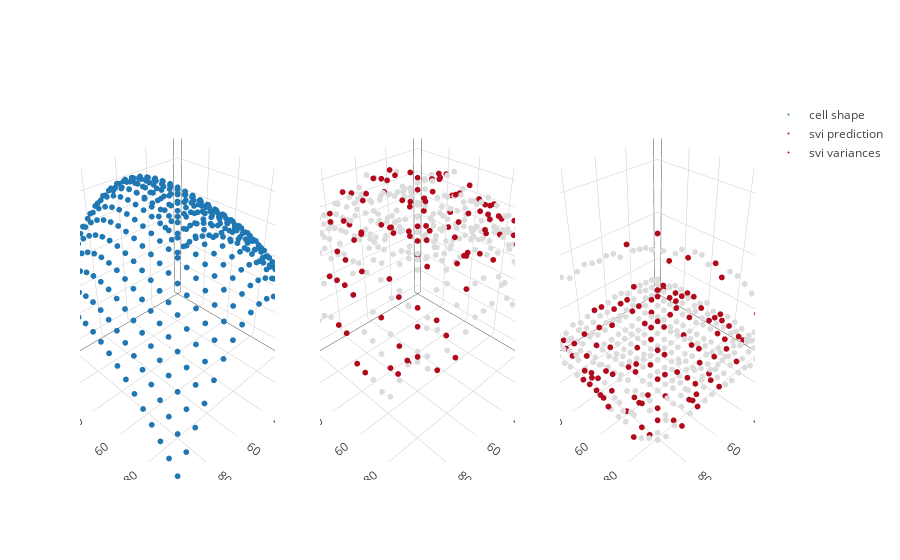

Notebook code cell kept with this figure:
### Markdown cell above
From the SVI inference, we get an estimate of $s$, as well as the posterior variance. We could then use this posterior variance to select the next set of points to stimulate.

### Code cell
trace_svipred = go.Scatter3d(x = X[:,0], y = X[:,1], z=inf_svi.q_mu, mode = 'markers', marker=dict(size = 2, color = color), name = "svi prediction")
trace_svivar = go.Scatter3d(x = X[:,0], y = X[:,1], z=np.exp(inf_svi.q_S), mode = 'markers', marker=dict(size = 2, color = color), name = "svi variances")
fig = tools.make_subplots(rows=1, cols=3, specs=[[{'is_3d': True}, {'is_3d': True}, {'is_3d': True}]])
fig.append_trace(trace_func, 1, 1)
fig.append_trace(trace_svipred, 1, 2)
fig.append_trace(trace_svivar, 1, 3)
iplot(fig)

### Figure 1 — Plotly figure (JSON) as saved in the notebook; plotly's stock layout.template omitted (floating-point values rounded to 4 significant figures; data arrays with more than 128 entries replaced by an {"elided": "..."} marker saying what was removed)
{"data": [{"marker": {"size": 2}, "mode": "markers", "name": "cell shape", "scene": "scene1", "type": "scatter3d", "x": {"elided": "400 int values"}, "y": {"elided": "400 int values"}, "z": {"elided": "400 float values"}}, {"marker": {"color": {"elided": "400 int values"}, "size": 2}, "mode": "markers", "name": "svi prediction", "scene": "scene2", "type": "scatter3d", "x": {"elided": "400 int values"}, "y": {"elided": "400 int values"}, "z": {"elided": "400 float values"}}, {"marker": {"color": {"elided": "400 int values"}, "size": 2}, "mode": "markers", "name": "svi variances", "scene": "scene3", "type": "scatter3d", "x": {"elided": "400 int values"}, "y": {"elided": "400 int values"}, "z": {"elided": "400 float values"}}], "layout": {"scene1": {"domain": {"x": [0, 0.2889], "y": [0, 1]}}, "scene2": {"domain": {"x": [0.3556, 0.6444], "y": [0, 1]}}, "scene3": {"domain": {"x": [0.7111, 1], "y": [0, 1]}}}}
